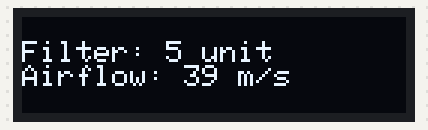
Recording of a sketch running on a simulated Arduino Uno, built with avr-gcc and run on an emulated ATmega328P. Shown: 128×32 one-colour display. The display library's start-up logo is not drawn; random numbers use the default seed unless the sketch sets one.

Above: at 3.1 s.
At 7.2 s:
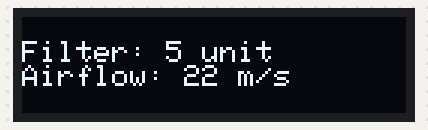
At 11.3 s:
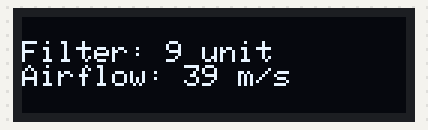
At 19.4 s:
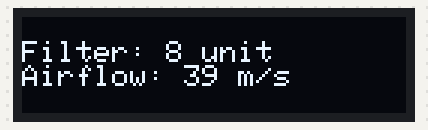
At 27.5 s:
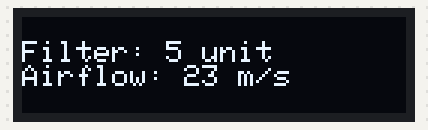
At 37.6 s:
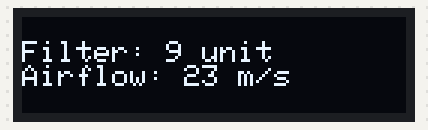

The sketch:

TextDisaplay.ino
```cpp
#include <SPI.h>
#include <Wire.h>
#include <Adafruit_GFX.h>
#include <Adafruit_SSD1306.h>

#define SCREEN_WIDTH 128 // OLED display width, in pixels
#define SCREEN_HEIGHT 32 // OLED display height, in pixels

long randNumber;
long randNumber1;

// Declaration for an SSD1306 display connected to I2C (SDA, SCL pins)
// The pins for I2C are defined by the Wire-library.
// On an arduino MKR WIFI 1010:       11(SDA), A12(SCL)
#define OLED_RESET     4 // Reset pin # (or -1 if sharing Arduino reset pin)
#define SCREEN_ADDRESS 0x3C ///< See datasheet for Address; 0x3D for 128x64, 0x3C for 128x32
Adafruit_SSD1306 display(SCREEN_WIDTH, SCREEN_HEIGHT, &Wire, OLED_RESET);

void setup() {
  Serial.begin(9600);

  // SSD1306_SWITCHCAPVCC = generate display voltage from 3.3V internally
  if(!display.begin(SSD1306_SWITCHCAPVCC, SCREEN_ADDRESS)) {
    Serial.println(F("SSD1306 allocation failed"));
    for(;;); // Don't proceed, loop forever
  }

  display.display();
  delay(2000); // Pause for 2 seconds

  // Clear the buffer
  display.clearDisplay();

  // Draw a single pixel in white
  display.drawPixel(10, 10, SSD1306_WHITE);
  display.display();

  delay(1000);

  // My own code that displays text
  own_code_loop();
//  own_code();
}

void loop() {
}

void own_code() {
  display.clearDisplay();

  display.setTextSize(1); // Draw 2X-scale text
  display.setTextColor(SSD1306_WHITE);
  display.setCursor(10, 0);

  display.println(F(""));

  display.println(F("Filter: "));
  display.display();      // Show initial text

  delay(100);

  display.print(F("Airflow: ")); // 2 print on the same line as the one under
  display.println(F("variabel"));

  display.display();      // Show initial text

  delay(1000);
}

void own_code_loop() {
  while (true){
    int randNumber = random(1,10);
    int randNumber1 = random(20,50);
    display.clearDisplay();

    display.setTextSize(1); // Draw 2X-scale text
    display.setTextColor(SSD1306_WHITE);
    display.setCursor(10, 0);

    display.println(F(""));
    display.display();      // Show initial text

    display.print(F("Filter: "));
    display.print(randNumber); // can't use F('...') for variabels
    display.println(" unit");

    display.print(F("Airflow: "));
    display.print(randNumber1);
    display.println(" m/s");

    display.display();      // Show initial text

    delay(2000);
  }
}
```

Measured:
- what the display in image 0 shows lasts 2.0 s, from 3.1 s to 5.1 s
